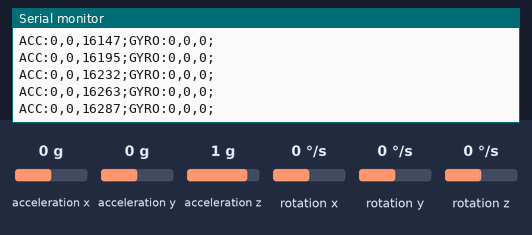
This sketch was run on a simulated ESP32. Shown: the last lines printed to the serial monitor. The inputs (shaded band) are chosen by the test bench; at power-on: acceleration x 0 g, acceleration y 0 g, acceleration z 1 g, rotation x 0 °/s, rotation y 0 °/s, rotation z 0 °/s.

Above: at 1.2 s.
1.3 s: acceleration x set to -1.4 g
At 1.31 s:
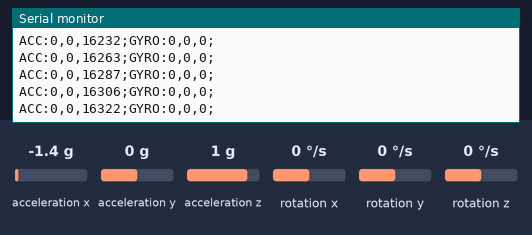
2.8 s: acceleration y set to -1.4 g
At 2.81 s:
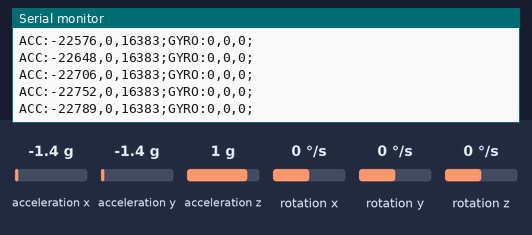
4.3 s: acceleration z set to -1.4 g
At 4.32 s:
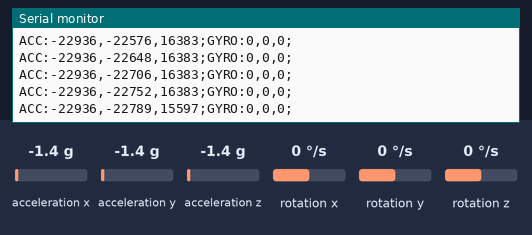
5.8 s: rotation x set to -192 °/s
At 5.83 s:
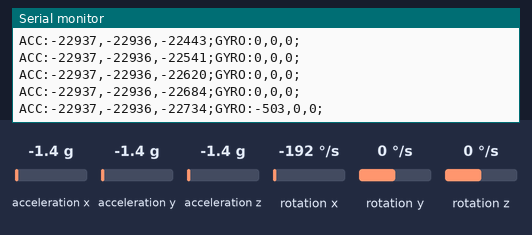
7.3 s: rotation y set to -192 °/s
At 7.34 s:
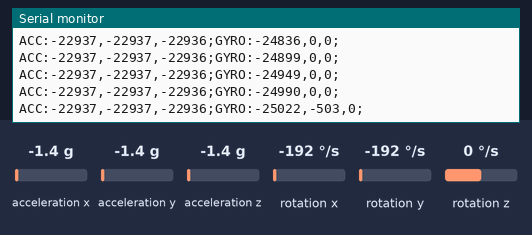
Timing chart, 0 to 9.8 s (numbered marks = the images above; inputs shaded):
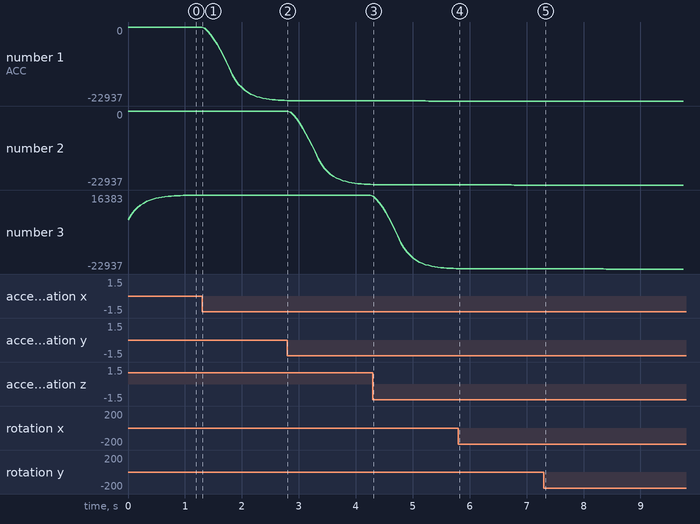

The sketch:

mpu6050_only.ino
```cpp
#include <Wire.h>
#include <MPU6050.h>

MPU6050 mpu;

#define FILTER_N 10
int16_t ax_buf[FILTER_N], ay_buf[FILTER_N], az_buf[FILTER_N];
int16_t gx_buf[FILTER_N], gy_buf[FILTER_N], gz_buf[FILTER_N];
int filter_idx = 0;
bool filter_full = false;

float ax_f = 0, ay_f = 0, az_f = 0, gx_f = 0, gy_f = 0, gz_f = 0;
float alpha = 0.2; // Filtro exponencial

void addToBuffer(int16_t* buf, int16_t val) {
  buf[filter_idx] = val;
}

int16_t avgBuffer(int16_t* buf) {
  int32_t sum = 0;
  int n = filter_full ? FILTER_N : filter_idx;
  if (n == 0) return 0;
  for (int i = 0; i < n; i++) sum += buf[i];
  return sum / n;
}

void setup() {
  Serial.begin(115200);
  Wire.begin(6, 7);
  mpu.initialize();
  if (!mpu.testConnection()) {
    Serial.println("MPU6050 no encontrado!");
    while (1);
  }
}

void loop() {
  int16_t ax, ay, az, gx, gy, gz;
  mpu.getMotion6(&ax, &ay, &az, &gx, &gy, &gz);

  // Media móvil
  addToBuffer(ax_buf, ax);
  addToBuffer(ay_buf, ay);
  addToBuffer(az_buf, az);
  addToBuffer(gx_buf, gx);
  addToBuffer(gy_buf, gy);
  addToBuffer(gz_buf, gz);
  filter_idx++;
  if (filter_idx >= FILTER_N) {
    filter_idx = 0;
    filter_full = true;
  }
  int16_t ax_avg = avgBuffer(ax_buf);
  int16_t ay_avg = avgBuffer(ay_buf);
  int16_t az_avg = avgBuffer(az_buf);
  int16_t gx_avg = avgBuffer(gx_buf);
  int16_t gy_avg = avgBuffer(gy_buf);
  int16_t gz_avg = avgBuffer(gz_buf);

  // Filtro exponencial
  ax_f = alpha * ax_avg + (1 - alpha) * ax_f;
  ay_f = alpha * ay_avg + (1 - alpha) * ay_f;
  az_f = alpha * az_avg + (1 - alpha) * az_f;
  gx_f = alpha * gx_avg + (1 - alpha) * gx_f;
  gy_f = alpha * gy_avg + (1 - alpha) * gy_f;
  gz_f = alpha * gz_avg + (1 - alpha) * gz_f;

  Serial.print("ACC:");
  Serial.print((int)ax_f); Serial.print(",");
  Serial.print((int)ay_f); Serial.print(",");
  Serial.print((int)az_f); Serial.print(";");
  Serial.print("GYRO:");
  Serial.print((int)gx_f); Serial.print(",");
  Serial.print((int)gy_f); Serial.print(",");
  Serial.print((int)gz_f); Serial.println(";");

  delay(50);
} 
```

Measured:
- after the input at 4.3 s, the serial monitor: prints a new line at once (image 3)
- after the input at 5.8 s, the serial monitor: prints a new line at once (image 4)
- after the input at 7.3 s, the serial monitor: prints a new line at once (image 5)
- plotted number 1: 0 → -22752 after the input at 1.3 s
- plotted number 3: 16383 → -22684 after the input at 4.3 s
